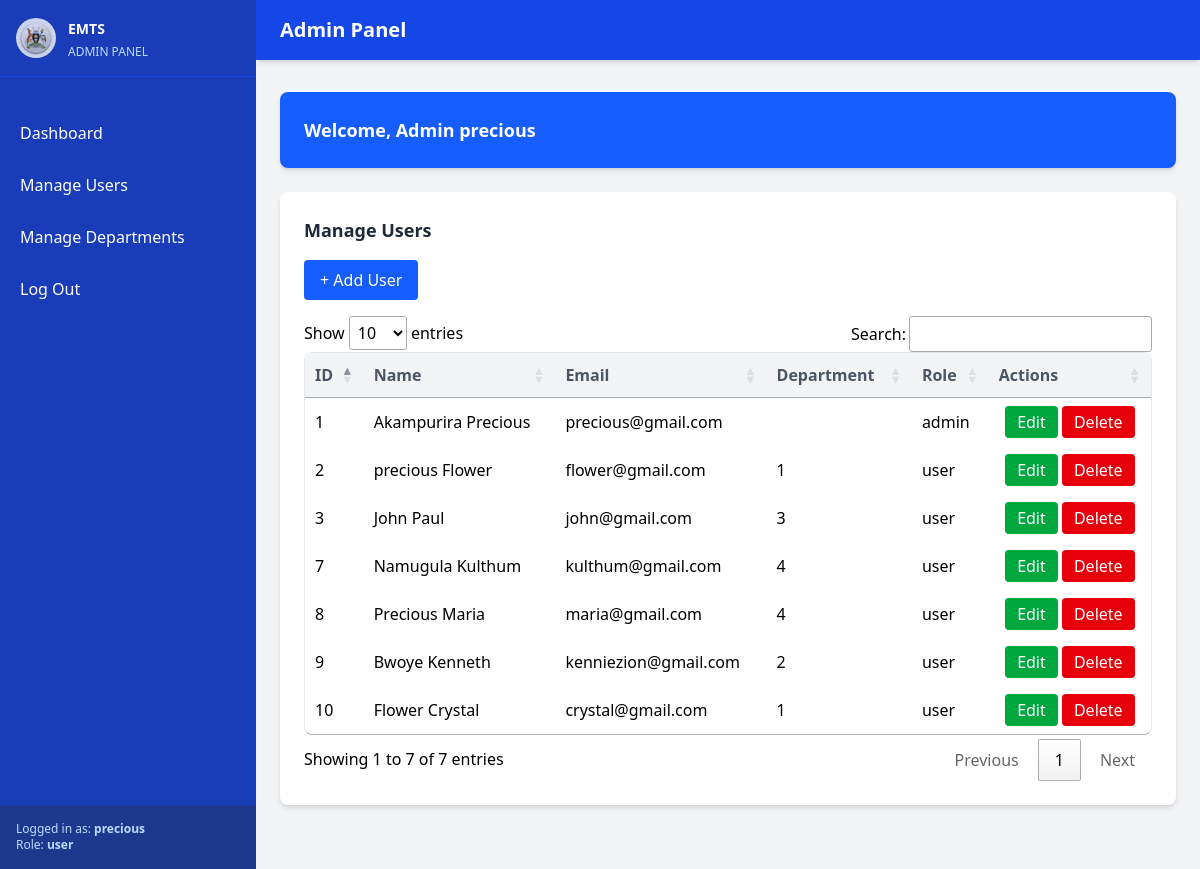
Screenshot of /admin/users.php (signed in) with the database file from the repository.
### tables this page shows
CREATE TABLE `users` (
  `user_id` int(11) NOT NULL,
  `first_name` varchar(50) NOT NULL,
  `last_name` varchar(50) NOT NULL,
  `email` varchar(50) NOT NULL,
  `password` varchar(50) NOT NULL,
  `roles` enum('admin','user') NOT NULL,
  `dept_id` int(11) DEFAULT NULL
);

### admin/users.php (the view, shortened to what this page needs)
<?php
include('includes/dbh.php');
$sqlUsers = "SELECT user_id, first_name, last_name, email, dept_id, roles FROM users";
$userResult = $conn->query($sqlUsers);
?>
<!DOCTYPE html>
<html lang="en">
<head>
  <link rel="stylesheet" href="/src/output.css">
  <link rel="stylesheet" href="https://cdn.datatables.net/1.10.24/css/jquery.dataTables.css">
</head>
<body class="bg-gray-100 flex flex-col min-h-screen">
  <div class="flex flex-1">
    <aside class="sidebar bg-blue-800 text-white fixed h-full overflow-y-auto w-64">
      <div class="p-4 border-b border-blue-700 flex items-center">
        <img src="images/coa.jpg" class="h-10 w-10 rounded-full mr-3" alt="Logo" style="opacity:.8">
        <div>
          <span class="font-semibold text-sm">EMTS</span>
          <div class="text-xs text-blue-200 mt-1">ADMIN PANEL</div>
        </div>
      </div>
      <nav class="mt-6">
        <ul class="space-y-1 p-2">
          <li class="nav-item">
            <a href="dashboard.php" class="flex items-center px-3 py-3 text-white">
              <span>Dashboard</span>
            </a>
          </li>
          <li class="nav-item">
            <a href="users.php" class="flex items-center px-3 py-3 text-white">
              <span>Manage Users</span>
            </a>
          </li>
          <li class="nav-item">
            <a href="departments.php" class="flex items-center px-3 py-3 text-white">
              <span>Manage Departments</span>
            </a>
          </li>
          <li class="nav-item">
            <a href="logout.php" class="flex items-center px-3 py-3 text-white">
              <span>Log Out</span>
            </a>
          </li>
        </ul>
      </nav>
      <div class="absolute bottom-0 w-full p-4 bg-blue-900 text-blue-200 text-xs">
        <p>Logged in as: <span class="font-semibold"><?php echo $_SESSION['user']['first_name']; ?></span></p>
        <p>Role: <span class="font-semibold"><?php echo $_SESSION['user']['roles']; ?></span></p>
      </div>
    </aside>
    <div class="main-content flex-grow flex flex-col w-full ml-64">
      <header class="bg-blue-700 text-white shadow-md">
        <div class="max-w-7xl mx-auto px-6 py-4 flex justify-between items-center">
          <h1 class="text-xl font-semibold">Admin Panel</h1>
        </div>
      </header>
      <main class="flex-grow px-6 py-8">
        <div class="bg-blue-600 text-white rounded-lg shadow-md p-6 mb-6">
          <h2 class="text-lg font-bold">
            Welcome, Admin
            <?php echo $_SESSION['user']['first_name']; ?>
          </h2>
        </div>
        <section id="usersSection" class="mb-8">
          <div class="bg-white rounded-lg shadow-md p-6">
            <h2 class="text-lg font-semibold text-gray-800 mb-4">Manage Users</h2>
            <button class="mb-4 bg-blue-600 hover:bg-blue-700 text-white px-4 py-2 rounded" onclick="addUser()">
              + Add User
            </button>
            <div class="overflow-x-auto">
              <table id="usersTable" class="min-w-full border border-gray-200 rounded-lg">
                <thead class="bg-gray-100">
                  <tr>
                    <th class="px-4 py-2 text-left text-gray-600">ID</th>
                    <th class="px-4 py-2 text-left text-gray-600">Name</th>
                    <th class="px-4 py-2 text-left text-gray-600">Email</th>
                    <th class="px-4 py-2 text-left text-gray-600">Department</th>
                    <th class="px-4 py-2 text-left text-gray-600">Role</th>
                    <th class="px-4 py-2 text-center text-gray-600">Actions</th>
                  </tr>
                </thead>
                <tbody>
                  <?php if ($userResult->num_rows > 0): ?>
                    <?php while ($user = $userResult->fetch_assoc()): ?>
                      <tr class="border-b">
                        <td class="px-4 py-2"><?php echo $user['user_id']; ?></td>
                        <td class="px-4 py-2"><?php echo $user['first_name'] . ' ' . $user['last_name']; ?></td>
                        <td class="px-4 py-2"><?php echo $user['email']; ?></td>
                        <td class="px-4 py-2"><?php echo $user['dept_id']; ?></td>
                        <td class="px-4 py-2"><?php echo $user['roles']; ?></td>
                        <td class="px-4 py-2 text-center">
                          <button class="bg-green-600 hover:bg-green-700 text-white px-3 py-1 rounded" onclick="editUser(<?php echo $user['user_id']; ?>)">Edit</button>
                          <button class="bg-red-600 hover:bg-red-700 text-white px-3 py-1 rounded" onclick="deleteUser(<?php echo $user['user_id']; ?>)">Delete</button>
                        </td>
                      </tr>
                    <?php endwhile; ?>
                  <?php else: ?>
                    <tr>
                      <td colspan="6" class="px-4 py-2 text-center">No users found.</td>
                    </tr>
                  <?php endif; ?>
                </tbody>
              </table>
            </div>
          </div>
        </section>
      </main>
    </div>
  </div>
</body>
</html>

### rows the page displays
users: user_id "1", first_name "Akampurira", last_name "Precious", email "precious@gmail.com", roles "admin"
users: user_id "2", first_name "precious", last_name "Flower", email "flower@gmail.com", dept "1", roles "user"
users: user_id "3", first_name "John", last_name "Paul", email "john@gmail.com", dept "3", roles "user"
users: user_id "7", first_name "Namugula", last_name "Kulthum", email "kulthum@gmail.com", dept "4", roles "user"
users: user_id "8", first_name "Precious", last_name "Maria", email "maria@gmail.com", dept "4", roles "user"
users: user_id "9", first_name "Bwoye", last_name "Kenneth", email "kenniezion@gmail.com", dept "2", roles "user"
users: user_id "10", first_name "Flower", last_name "Crystal", email "crystal@gmail.com", dept "1", roles "user"

### other values shown
$_SESSION['user']['first_name'] "precious"
$_SESSION['user']['roles'] "user"
